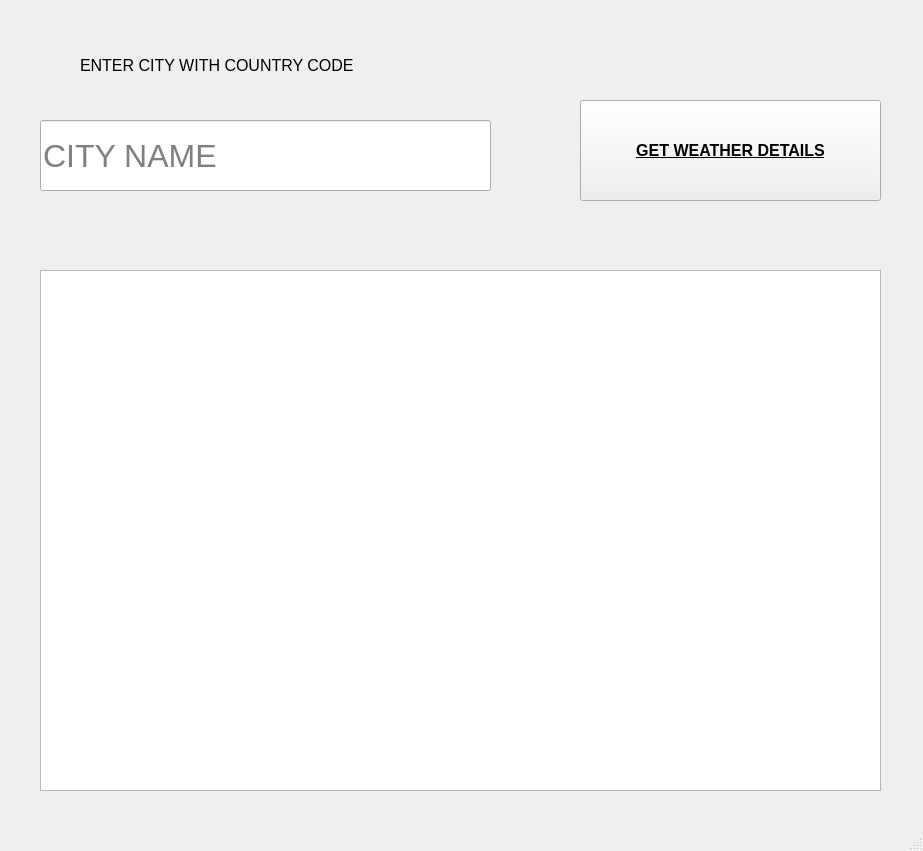
<?xml version="1.0" encoding="UTF-8"?>
<ui version="4.0">
 <class>MainWindow</class>
 <widget class="QMainWindow" name="MainWindow">
  <property name="geometry">
   <rect>
    <x>0</x>
    <y>0</y>
    <width>923</width>
    <height>851</height>
   </rect>
  </property>
  <property name="font">
   <font>
    <family>Nirmala UI</family>
   </font>
  </property>
  <property name="windowTitle">
   <string>MainWindow</string>
  </property>
  <widget class="QWidget" name="centralwidget">
   <widget class="QLineEdit" name="lineEdit">
    <property name="geometry">
     <rect>
      <x>40</x>
      <y>120</y>
      <width>451</width>
      <height>71</height>
     </rect>
    </property>
    <property name="font">
     <font>
      <family>Nirmala UI</family>
      <pointsize>24</pointsize>
     </font>
    </property>
    <property name="text">
     <string/>
    </property>
    <property name="placeholderText">
     <string>CITY NAME</string>
    </property>
   </widget>
   <widget class="QPushButton" name="pushButton">
    <property name="geometry">
     <rect>
      <x>580</x>
      <y>100</y>
      <width>301</width>
      <height>101</height>
     </rect>
    </property>
    <property name="font">
     <font>
      <family>Nirmala UI</family>
      <pointsize>12</pointsize>
      <weight>75</weight>
      <italic>false</italic>
      <bold>true</bold>
      <underline>true</underline>
      <stylestrategy>PreferDefault</stylestrategy>
      <kerning>true</kerning>
     </font>
    </property>
    <property name="cursor">
     <cursorShape>UpArrowCursor</cursorShape>
    </property>
    <property name="text">
     <string>GET WEATHER DETAILS</string>
    </property>
   </widget>
   <widget class="QLabel" name="label">
    <property name="geometry">
     <rect>
      <x>80</x>
      <y>40</y>
      <width>341</width>
      <height>51</height>
     </rect>
    </property>
    <property name="font">
     <font>
      <family>Nirmala UI</family>
      <pointsize>12</pointsize>
      <stylestrategy>PreferAntialias</stylestrategy>
     </font>
    </property>
    <property name="text">
     <string>ENTER CITY WITH COUNTRY CODE</string>
    </property>
   </widget>
   <widget class="QTextEdit" name="textEdit">
    <property name="geometry">
     <rect>
      <x>40</x>
      <y>270</y>
      <width>841</width>
      <height>521</height>
     </rect>
    </property>
    <property name="font">
     <font>
      <pointsize>20</pointsize>
     </font>
    </property>
   </widget>
  </widget>
  <widget class="QStatusBar" name="statusbar"/>
 </widget>
 <resources/>
 <connections/>
</ui>
